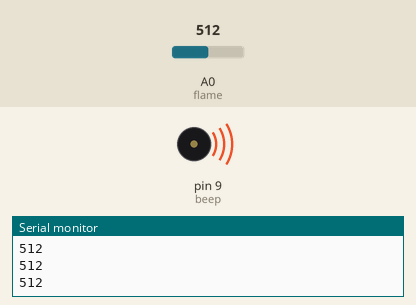
This sketch was run on a simulated Arduino Uno, built with avr-gcc and run on an emulated ATmega328P. Parts: buzzer (waves = sounding, pin HIGH), the last lines printed to the serial monitor. The inputs (shaded band) are chosen by the test bench; at power-on: A0 (flame) = 512.

Above: at 1.3 s.
1.4 s: A0 (flame) set to 13
2.9 s: A0 (flame) set to 10
At 4.1 s:
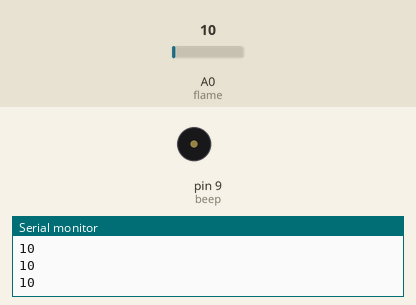
4.5 s: A0 (flame) set to 122
At 5.2 s:
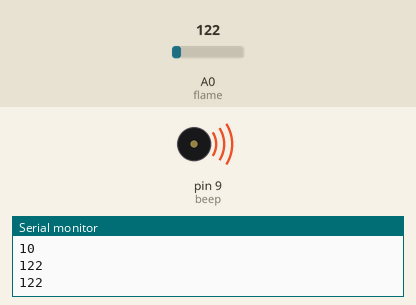
6.0 s: A0 (flame) set to 0
At 6.4 s:
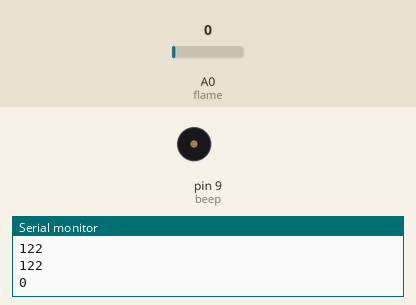
Timing chart, 0 to 8.5 s (numbered marks = the images above; inputs shaded):
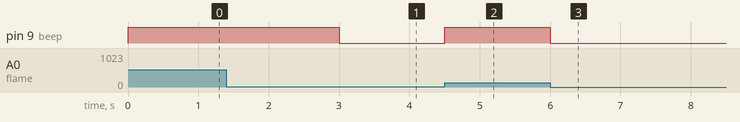

The sketch:

flame_sensor.ino
```cpp
int flame = 0;
int beep = 9;
int val = 0;
int fireDetectLevel = 12; //usually it is 600 , but my lighter can go only with 12

void setup() {
  pinMode(beep,OUTPUT);
  pinMode(flame,INPUT);
  Serial.begin(9600);
}

void loop() {
  val = analogRead(flame);
  Serial.println(val);

  if(val >= fireDetectLevel)
  {
    digitalWrite(beep,HIGH);
  } else {
    digitalWrite(beep,LOW);
  }

  delay(500);
}
```

Measured:
- the behaviour switches between 12 and 11 on A0 (flame) (found by bisection; images 0 and 1)
- after the input at 2.9 s, pin 9 (beep): HIGH → LOW after 0.10 s
- after the input at 4.5 s, pin 9 (beep): LOW → HIGH at once
- after the input at 6.0 s, pin 9 (beep): HIGH → LOW at once
